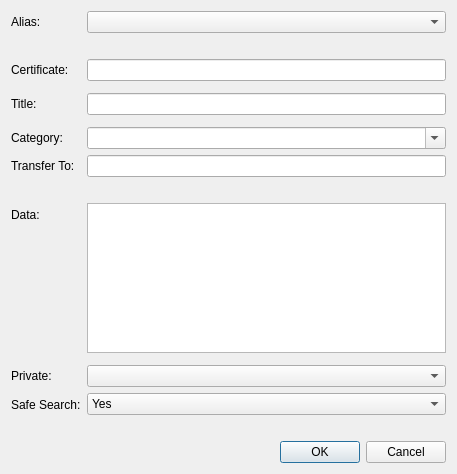
<?xml version="1.0" encoding="UTF-8"?>
<ui version="4.0">
 <class>EditCertDialog</class>
 <widget class="QDialog" name="EditCertDialog">
  <property name="geometry">
   <rect>
    <x>0</x>
    <y>0</y>
    <width>457</width>
    <height>474</height>
   </rect>
  </property>
  <property name="windowTitle">
   <string>Edit Cert</string>
  </property>
  <layout class="QVBoxLayout" name="verticalLayout">
   <item>
    <layout class="QFormLayout" name="formLayout">
     <property name="fieldGrowthPolicy">
      <enum>QFormLayout::AllNonFixedFieldsGrow</enum>
     </property>
     <item row="0" column="0">
      <widget class="QLabel" name="label">
       <property name="text">
        <string>Alias:</string>
       </property>
      </widget>
     </item>
     <item row="0" column="1">
      <widget class="QComboBox" name="aliasEdit"/>
     </item>
     <item row="1" column="1">
      <widget class="QLabel" name="aliasDisclaimer">
       <property name="text">
        <string/>
       </property>
      </widget>
     </item>
     <item row="2" column="0">
      <widget class="QLabel" name="certLabel">
       <property name="text">
        <string>Certificate:</string>
       </property>
       <property name="buddy">
        <cstring>certEdit</cstring>
       </property>
      </widget>
     </item>
     <item row="2" column="1">
      <widget class="QLineEdit" name="certEdit">
       <property name="toolTip">
        <string>The value associated with this certificate.</string>
       </property>
      </widget>
     </item>
     <item row="3" column="1">
      <layout class="QVBoxLayout" name="verticalLayout_2"/>
     </item>
     <item row="4" column="0">
      <widget class="QLabel" name="label_2">
       <property name="text">
        <string>Title:</string>
       </property>
       <property name="buddy">
        <cstring>nameEdit</cstring>
       </property>
      </widget>
     </item>
     <item row="4" column="1">
      <widget class="QLineEdit" name="nameEdit">
       <property name="toolTip">
        <string>The certificate name.</string>
       </property>
      </widget>
     </item>
     <item row="5" column="1">
      <layout class="QVBoxLayout" name="verticalLayout_3"/>
     </item>
     <item row="7" column="0">
      <widget class="QLabel" name="transferLabel">
       <property name="text">
        <string>Transfer To:</string>
       </property>
       <property name="wordWrap">
        <bool>true</bool>
       </property>
      </widget>
     </item>
     <item row="7" column="1">
      <widget class="QLineEdit" name="transferEdit"/>
     </item>
     <item row="8" column="1">
      <widget class="QLabel" name="transferDisclaimer">
       <property name="text">
        <string/>
       </property>
       <property name="wordWrap">
        <bool>true</bool>
       </property>
      </widget>
     </item>
     <item row="9" column="0">
      <widget class="QLabel" name="certDataLabel">
       <property name="text">
        <string>Data:</string>
       </property>
      </widget>
     </item>
     <item row="9" column="1">
      <widget class="QTextEdit" name="certDataEdit"/>
     </item>
     <item row="10" column="1">
      <layout class="QVBoxLayout" name="verticalLayout_5"/>
     </item>
     <item row="11" column="0">
      <widget class="QLabel" name="privateLabel">
       <property name="text">
        <string>Private:</string>
       </property>
      </widget>
     </item>
     <item row="11" column="1">
      <widget class="QComboBox" name="privateBox">
       <property name="maxVisibleItems">
        <number>2</number>
       </property>
      </widget>
     </item>
     <item row="12" column="0">
      <widget class="QLabel" name="labelSafeSearch">
       <property name="text">
        <string>Safe Search:</string>
       </property>
      </widget>
     </item>
     <item row="12" column="1">
      <layout class="QVBoxLayout" name="verticalLayout_6">
       <item>
        <widget class="QComboBox" name="safeSearchEdit">
         <item>
          <property name="text">
           <string>Yes</string>
          </property>
         </item>
         <item>
          <property name="text">
           <string>No</string>
          </property>
         </item>
        </widget>
       </item>
       <item>
        <widget class="QLabel" name="safeSearchDisclaimer">
         <property name="text">
          <string/>
         </property>
         <property name="wordWrap">
          <bool>true</bool>
         </property>
        </widget>
       </item>
      </layout>
     </item>
     <item row="6" column="0">
      <widget class="QLabel" name="label_3">
       <property name="text">
        <string>Category:</string>
       </property>
      </widget>
     </item>
     <item row="6" column="1">
      <widget class="QComboBox" name="categoryEdit">
       <property name="editable">
        <bool>true</bool>
       </property>
      </widget>
     </item>
    </layout>
   </item>
   <item>
    <widget class="QDialogButtonBox" name="buttonBox">
     <property name="orientation">
      <enum>Qt::Horizontal</enum>
     </property>
     <property name="standardButtons">
      <set>QDialogButtonBox::Cancel|QDialogButtonBox::Ok</set>
     </property>
    </widget>
   </item>
  </layout>
 </widget>
 <resources/>
 <connections>
  <connection>
   <sender>buttonBox</sender>
   <signal>accepted()</signal>
   <receiver>EditCertDialog</receiver>
   <slot>accept()</slot>
   <hints>
    <hint type="sourcelabel">
     <x>248</x>
     <y>254</y>
    </hint>
    <hint type="destinationlabel">
     <x>157</x>
     <y>274</y>
    </hint>
   </hints>
  </connection>
  <connection>
   <sender>buttonBox</sender>
   <signal>rejected()</signal>
   <receiver>EditCertDialog</receiver>
   <slot>reject()</slot>
   <hints>
    <hint type="sourcelabel">
     <x>316</x>
     <y>260</y>
    </hint>
    <hint type="destinationlabel">
     <x>286</x>
     <y>274</y>
    </hint>
   </hints>
  </connection>
 </connections>
</ui>
